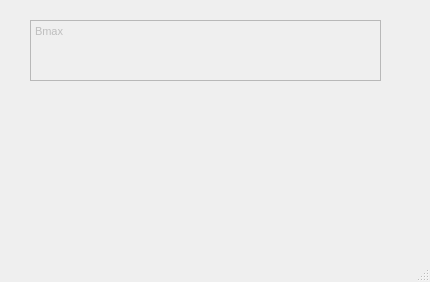
<?xml version="1.0" encoding="UTF-8"?>
<ui version="4.0">
 <class>BmaxHelpWindow</class>
 <widget class="QMainWindow" name="BmaxHelpWindow">
  <property name="geometry">
   <rect>
    <x>0</x>
    <y>0</y>
    <width>430</width>
    <height>282</height>
   </rect>
  </property>
  <property name="windowTitle">
   <string>MainWindow</string>
  </property>
  <widget class="QWidget" name="centralwidget">
   <widget class="QTextEdit" name="textEdit">
    <property name="enabled">
     <bool>false</bool>
    </property>
    <property name="geometry">
     <rect>
      <x>30</x>
      <y>20</y>
      <width>351</width>
      <height>61</height>
     </rect>
    </property>
    <property name="html">
     <string>&lt;!DOCTYPE HTML PUBLIC &quot;-//W3C//DTD HTML 4.0//EN&quot; &quot;http://www.w3.org/TR/REC-html40/strict.dtd&quot;&gt;
&lt;html&gt;&lt;head&gt;&lt;meta name=&quot;qrichtext&quot; content=&quot;1&quot; /&gt;&lt;style type=&quot;text/css&quot;&gt;
p, li { white-space: pre-wrap; }
&lt;/style&gt;&lt;/head&gt;&lt;body style=&quot; font-family:'MS Shell Dlg 2'; font-size:8.25pt; font-weight:400; font-style:normal;&quot;&gt;
&lt;p style=&quot; margin-top:0px; margin-bottom:0px; margin-left:0px; margin-right:0px; -qt-block-indent:0; text-indent:0px;&quot;&gt;Bmax&lt;/p&gt;&lt;/body&gt;&lt;/html&gt;</string>
    </property>
   </widget>
  </widget>
  <widget class="QMenuBar" name="menubar">
   <property name="geometry">
    <rect>
     <x>0</x>
     <y>0</y>
     <width>430</width>
     <height>21</height>
    </rect>
   </property>
  </widget>
  <widget class="QStatusBar" name="statusbar"/>
 </widget>
 <resources/>
 <connections/>
</ui>
